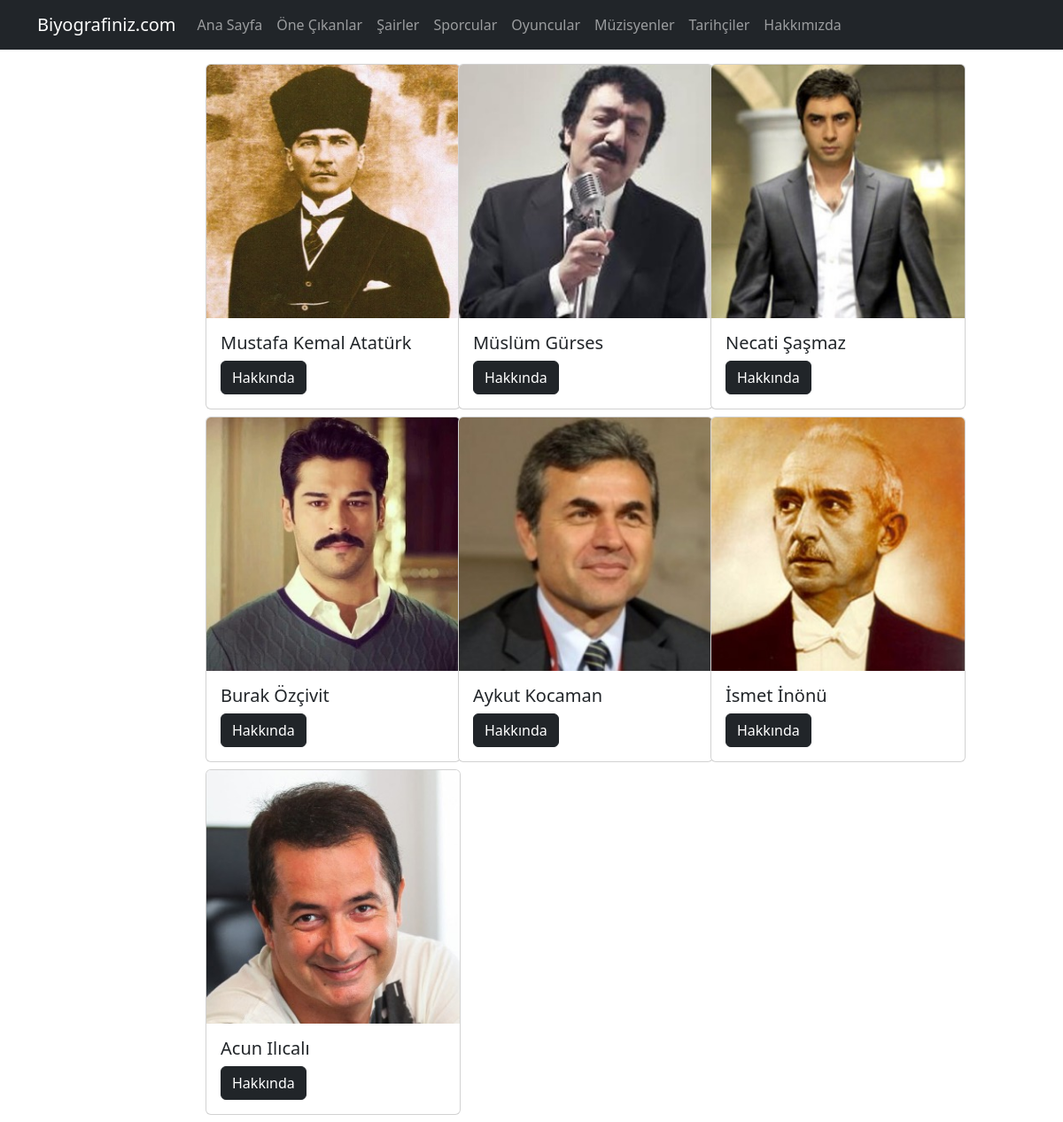
The page / on the database its author committed.
### biyografiler/models.py (models this page shows)
class OneCikan(models.Model):
    kisi_adi = models.CharField(max_length=200)
    kisi_aciklama = models.TextField()
    resim = models.CharField(max_length=100)
    anasayfa = models.BooleanField(default=False)

### biyografiler/views.py (the view)
# urls.py: 2. Add a URL to urlpatterns:  path('', views.home, name='home')
def home(request):
    data = {
        "kisiler" : OneCikan.objects.all(),
    }
    return render(request, "index.html",data)

### biyografiler/templates/index.html (shortened to what this page needs)
{% load static %}
<!DOCTYPE html>
<html lang="en">
<head>
    <link href="https://cdn.jsdelivr.net/npm/bootstrap@5.2.3/dist/css/bootstrap.min.css" rel="stylesheet">
</head>
<body>
      {% include 'partials/_navbar.html' %}
      <div class="container mt-3">
        <div class="row">
            <div class="col-2">   <!– Kategori –>
            </div>
            <div class="col-9">         <!– Kartlar –>
                <div class="row">
                    {% for kisi in kisiler %}
                    <div class="col-4">
                      <div class="card mb-2" style="width: 18rem;">
                        <img src="{% static 'img/'|add:kisi.resim %}" class="card-img-top" alt="...">
                        <div class="card-body">
                          <h5 class="card-title">{{ kisi.kisi_adi }}</h5>
                          <a href="{% url 'kisidetay' kisi.id %}" class="btn btn-dark">Hakkında</a>
                        </div>
                      </div>
                    </div>
                  {% endfor %}
                </div>
            </div>
        </div>
    </div>
</body>
</html>

### biyografiler/templates/partials/_navbar.html (shortened to what this page needs)
{% load static %}
<nav class="navbar navbar-expand-lg navbar-dark bg-dark">
    <div class="container ">
      <a class="navbar-brand" href="{% url 'home' %}">Biyografiniz.com</a>
      <div class="collapse navbar-collapse" id="navbarColor01">
        <ul class="navbar-nav me-auto mb-2 mb-lg-0">
          <li class="nav-item">
            <a class="nav-link passive"  href="{% url 'home' %}">Ana Sayfa</a>
          </li>
          <li class="nav-item">
            <a class="nav-link" href="{% url 'home' %}">Öne Çıkanlar</a>
          </li>
          <li class="nav-item">
            <a class="nav-link" href="{% url 'sairler' %}">Şairler</a>
          </li>
          <li class="nav-item">
            <a class="nav-link" href="{% url 'sporcular' %}">Sporcular</a>
          </li>
          <li class="nav-item">
            <a class="nav-link" href="{% url 'oyuncular' %}">Oyuncular</a>
          </li>
          <li class="nav-item">
            <a class="nav-link" href="{% url 'muzisyenler' %}">Müzisyenler</a>
          </li>
          <li class="nav-item">
            <a class="nav-link" href="{% url 'tarihciler' %}">Tarihçiler</a>
          </li>
          <li class="nav-item">
            <a class="nav-link" href="{% url 'hakkinda' %}">Hakkımızda</a>
          </li>
        </ul>
      </div>
    </div>
  </nav>

### rows shown on the page
OneCikan: resim (picture), kisi_adi "Mustafa Kemal Atatürk"
OneCikan: resim (picture), kisi_adi "Müslüm Gürses"
OneCikan: resim (picture), kisi_adi "Necati Şaşmaz"
OneCikan: resim (picture), kisi_adi "Burak Özçivit"
OneCikan: resim (picture), kisi_adi "Aykut Kocaman"
OneCikan: resim (picture), kisi_adi "İsmet İnönü"
OneCikan: resim (picture), kisi_adi "Acun Ilıcalı"
